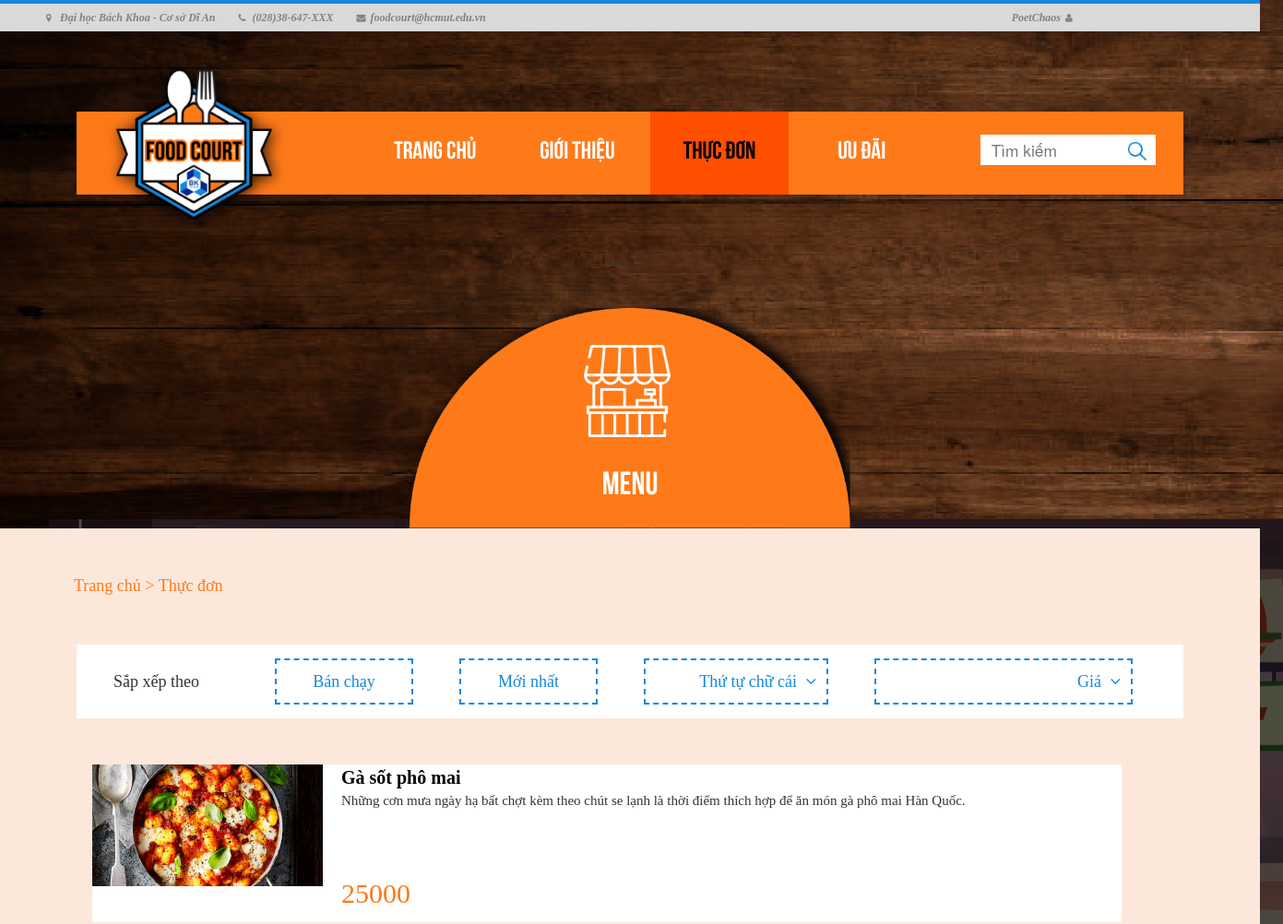
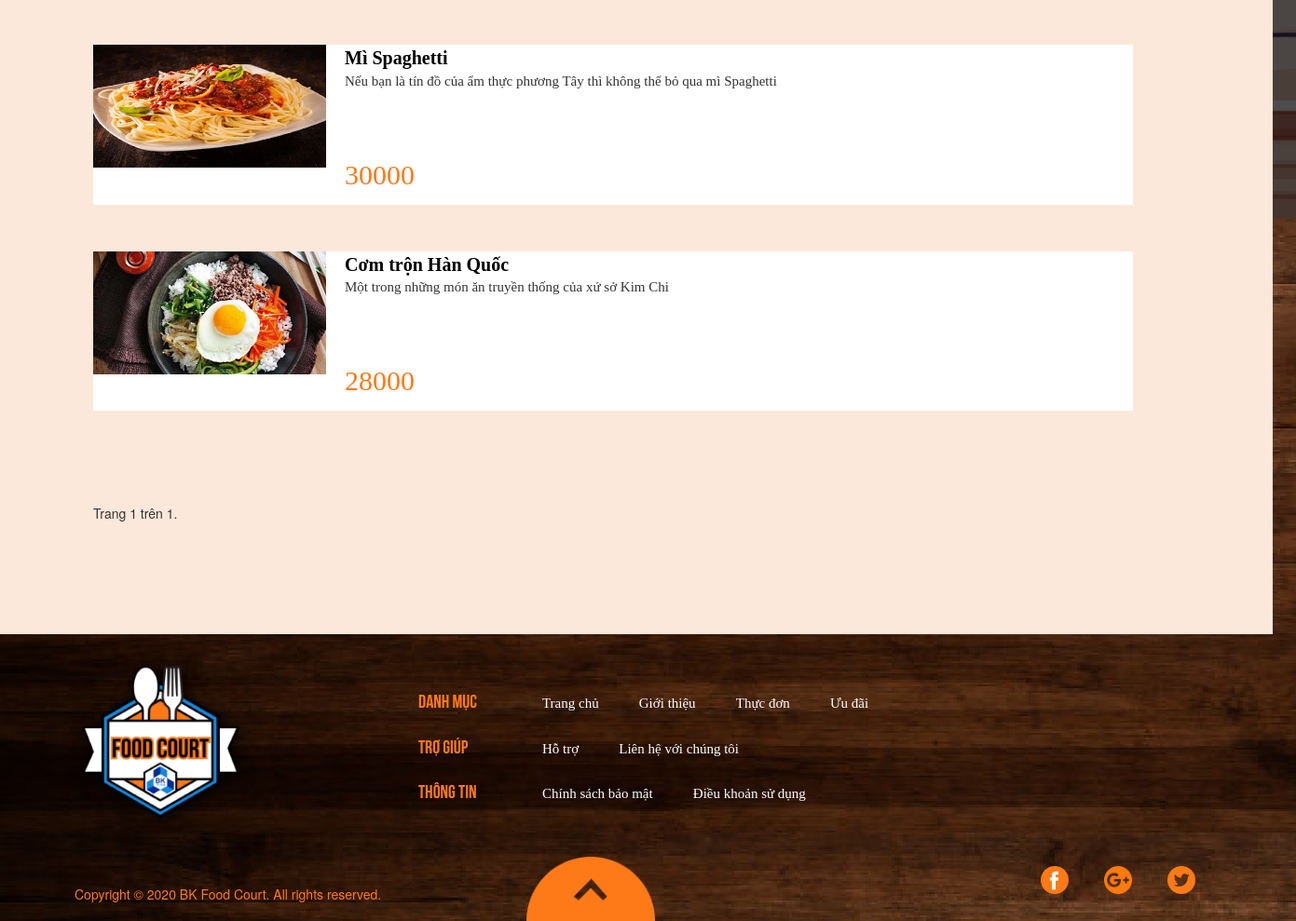
The app's page /search/ (signed in) with its own data (2 pictures, top to bottom).
### webapp/models.py (models this page shows, shortened)
class Item(models.Model):
    name = models.CharField(max_length=500)
    image = models.ImageField(default='default.png', upload_to='profile_pics')
    description = models.TextField(blank=True, max_length=300)
    price = models.DecimalField(max_digits=8, decimal_places=0)
    available = models.BooleanField(default=True)
    belongs_to_stall = models.ForeignKey(Menu, on_delete=models.CASCADE)

### webapp/views.py (the view)
# urls.py: path('search/', web_views.search, name='search'),
def search(request):
    query_list = Item.objects.all()
    query = request.GET.get('query')
    if query:
        query_list = query_list.filter(name__icontains=query)
    if len(query_list) == 0 or query == "":
        none = 'True'
    else:
        none = 'False'
    paginator = Paginator(query_list, 10)
    page_number = request.GET.get('page')
    page_obj = paginator.get_page(page_number)
    context = {
        'none' : none,
        'page_obj': page_obj
    }
    return render(request, 'webapp/search.html', context)

### webapp/templates/webapp/search.html (shortened to what this page needs)
{% load static %}
<!DOCTYPE html>
<html>
    <head>
        <link rel="stylesheet" type="text/css" href="{% static 'webapp/styles/menustall.css' %}">
        <link rel="stylesheet" href="{% static 'webapp/styles/bootstrap.min.css' %}">
        <link rel="stylesheet" href="{% static 'webapp/styles/font-awesome.min.css' %}">
        <link rel="stylesheet" href="https://unpkg.com/purecss@2.0.3/build/pure-min.css">
        <link rel="stylesheet" href="https://maxcdn.bootstrapcdn.com/bootstrap/3.4.1/css/bootstrap.min.css">
    </head>
    <body>
	 <div class="contact-imfo-box">
		<div class="container">
			<p class="lead">
				<i class="fa fa-map-marker"></i>Đại học Bách Khoa - Cơ sở Dĩ An
			</p>
			<p class="lead">
				<i class="fa fa-phone"></i>(028)38-647-XXX
			</p>
			<p class="lead">
				<i class="fa fa-envelope"></i>foodcourt@hcmut.edu.vn
			</p>
			{% if user.is_authenticated %}
			<div class="row account">
				<a id="acc" href="#">
					<p class="lead" onclick="showAccOptions()">{{ user.username }}</p>
				</a>
				<i class="fa fa-user"></i>
			</div>
			{% else %}
            <div class="row account">
				<a href="{% url 'login-page' %}">
					<p>ĐĂNG KÝ/ĐĂNG NHẬP</p>
				</a>
			</div>
			{% endif %}
        </div>
    </div>
        <header>
                <ul>
                    <li><a href="{% url 'home-page' %}">Trang chủ</a></li>
                    <li><a href="{% url 'about' %}">Giới thiệu</a></li>
                    <li><a href="{% url 'main-menu' %}" class="active">Thực đơn</a></li>
                    <li><a href="{% url 'preference' %}">Ưu đãi</a></li>
                </ul>
                <div class="search">
                    <form method="GET" action="">
                        <input type="text" name="query" placeholder="  Tìm kiếm">
                        <button submit><img src="{% static 'webapp/images/search.png' %}"/></button>
                    </form>
                </div>
                <div class="logo_area">
                    <a href="{% url 'home-page' %}"><img src="{% static 'webapp/images/logo.png' %}" alt=""/></a>
                </div>
        </header>
        <div style="position: relative;">
            <div class="stall_icon">
                <img src="{% static 'webapp/images/stall-icon.png' %}" width="100px"/>
            </div>
            <div class="stall_name">
                <a href="{{ stall.get_absolute_url }}">MENU</a>
            </div>
        </div>
        <section class="back_area">
            <div class="text_heading">
                <a href="#">Trang chủ</a><a href="{% url 'main-menu' %}"> > Thực đơn</a>
            </div>
            <div class="filter">
                <p id="sortby">Sắp xếp theo</p>
                <div class="row">
                    <button style="margin-left: 230px">Bán chạy</button>
                    <button>Mới nhất</button>
                    <button style="width: 200px; text-align: right">Thứ tự chữ cái
                        <i class="fa fa-angle-down"></i>
                    </button>
                    <button style="width: 280px; text-align: right;">Giá
                        <i class="fa fa-angle-down"></i>
                    </button>
                </div>
            </div>
            {% if none == 'True' %}
            <div style="text-align: center; margin: 80px">
                <h4> Không tìm thấy món ăn nào. Xin bạn vui lòng tìm kiếm với từ khóa khác </h4>
            </div>
            {% else %}
            {% for item in page_obj %}
            <div class="items">
                <div class="food-image"><img src="{{ item.image.url }}" style="width: 250px;height: 132px; text-align: center;"></div>
                <div class="infomation">
                    <a href="#" class="food-name">{{ item.name }}</a>
                    <div class="description">{{ item.description }}</div>
                    <div class="row">
                        <div class="food-price">{{ item.price }} </div>
                    </div>
                </div>
            </div>
            {% endfor %}
            {% endif %}
            <div class="pagination" style="margin: 50px;">
                <span class="step-links">
                    <div class="current">
                        Trang {{ page_obj.number }} trên {{ page_obj.paginator.num_pages }}.
                    </div>
                    <br>
                </span>
            </div>
        </section>
	<div class="footer-above">
		<div class="row">
			<div class="footer-logo">
				<a href="{% url 'home-page' %}"><img src="{% static 'webapp/images/logo.png' %}" alt=""></a>
			</div>
			<div class="row footer-side">
				<div class="catalogue-title">
					<ul>
						<li>DANH MỤC</li>
						<li>TRỢ GIÚP</li>
						<li>THÔNG TIN</li>
					</ul>
				</div>
				<div>
					<ul>
						<li class="catalogue">
							<ul>
								<li><a href="{% url 'home-page' %}">Trang chủ</a></li>
								<li><a href="{% url 'about' %}">Giới thiệu</a></li>
								<li><a href="{% url 'main-menu' %}">Thực đơn</a></li>
								<li><a href="{% url 'preference' %}">Ưu đãi</a></li>
							</ul>
						</li>
						<li class="catalogue">
							<ul>
								<li><a href="#">Hỗ trợ</a></li>
								<li><a href="#">Liên hệ với chúng tôi</a></li>
							</ul>
						</li>
						<li class="catalogue">
							<ul>
								<li><a href="#">Chính sách bảo mật</a></li>
								<li><a href="#">Điều khoản sử dụng</a></li>
							</ul>
						</li>
					</ul>
				</div>
			</div>
		</div>
	</div>
	<div class="footer-bottom">
		<div class="row">
			<div class="col-xl-4 copyright">
				Copyright © 2020 BK Food Court. All rights reserved.
			</div>
			<div class="col-xl-5">
				<div class="up-button">
					<a href="#"><img id="up-button-image" src="{% static 'webapp/images/Subtraction 3.png' %}"></a>
				</div>
			</div>
			<div class="col-xl-3">
				<ul class="list-inline f-social">
					<li class="list-inline-item"><a href="#"><img src="{% static 'webapp/images/facebook (2).png' %}"></a></li>
					<li class="list-inline-item"><a href="#"><img src="{% static 'webapp/images/google-plus.png' %}"></a></li>
					<li class="list-inline-item"><a href="#"><img src="{% static 'webapp/images/twitter.png' %}"></a></li>
				</ul>
			</div>
		</div>
    </div>
    </body>
</html>

### webapp/static/webapp/styles/menustall.css (style rules this page uses)
.contact-imfo-box .container { display: flex; padding: 10px; margin-left: 15px; position: relative; }
.account { position: absolute; right: 0px; }
.contact-imfo-box { background: #D9D9D9; }
.contact-imfo-box i { display: block; float: left; width: 10px; height: 10px; line-height: 10px; text-align: left; color: #828282; font-size: 10px; -webkit-border-radius: 50%; -moz-border-radius: 50%; -ms-border-radius: 50%; border-radius: 50%; margin-right: 5px; margin-left: 5px; }
.contact-imfo-box p { margin: 0px 0px 0px 20px; color: #828282; text-align: left; line-height: 10px; font-weight: 600; font-size: 12px; font-family: "SegoeUI_Regular"; font-style: italic; }
.lead { font-size: 18px; line-height: 30px; color: #767676; margin: 0px; padding: 0; }
.acc-options ul li a { color: #000; }
.logo_area { position: absolute; width: 219px; height: 219px; left: 20px; top: -70px; }
html { width: 1366px; }
body { margin: 0; padding: 0; font-family: 'SegoeUI_Regular'; background: url('../images/background.png'); }
.stall_icon { position: absolute; top: 50px; left: 630px; }
.stall_name { position: relative; text-align: center; font-family: 'Bebas_Bold'; top: -60px; font-size: 35px; }
.stall_name a { text-decoration: none; color: #fff; display: block; }
header { position: relative; max-width: 1200px; margin: 0 auto; top: 87px; background: #FE7A19; box-shadow: 0 2px 5px rgba(0, 0, 0, .2); }
header ul { font-family: 'Bebas_Bold'; font-size: 20pt; list-style-type: none; text-align: center; }
header ul li { color: #fff; display: inline-table; width: 150px; height: 90px; line-height: 90px; }
header ul li a { color: #fff; text-decoration: none; display: block; }
header .active, header ul li a:hover { background: #ff4f00; color: #000; text-decoration: none; }
header .search { position: relative; float: right; top: -90px; }
header input[type=text] { border: none; font-size: 13pt; position: absolute; right: 70px; top: 15px; width: 150px; height: 33px; }
header .search button { float: right; border: none; background: #fff; right: 0px; top: 15px; position: absolute; margin-right: 30px; cursor: pointer; width: 40px; height: 33px; }
.back_area { top: 160px; position: relative; padding: 50px 50px; margin-top: -200px; margin-bottom: 160px; background: #FCE8DA; }
.text_heading { margin-left: 30px; font-size: 18px; font-family: 'SegoeUI_Semibold'; color: #FE7A19; }
.text_heading a { color: #FE7A19; text-decoration: none; }
.filter { position: relative; max-width: 1200px; height: 80px; margin: 0 auto; background: #fff; line-height: 80px; }
#sortby { margin-top: 50px; padding-left: 40px; font-size: 18px; font-family: 'SegoeUI_Semibold'; }
.filter button { border: 1.5pt dashed; border-color: #1488DB; margin-top: -75px; margin-left: 50px; background: #fff; text-align: center; width: 150px; height: 50px; line-height: 40px; cursor: pointer; font-size: 18px; color: #1488DB; font-family: 'SegoeUI_Regular'; }
.filter .fa { margin-left: 5px; margin-right: 5px; }
.items { margin: 50px 100px 50px 50px; display: flex; background-color: #FFFFFF; }
.food-image { text-align: center; }
.infomation { width: 100%; }
.description { height: 100px; font-size: 15px; padding-left: 20px; padding-right: 20px; font-family: 'SegoeUI_Semibold'; }
.food-name { font-size: 20px; font-weight: 800; padding-left: 20px; padding-right: 20px; color: #000; font-family: 'SegoeUI_Bold'; }
.food-price { margin-top: -10px; padding-bottom: 10px; padding-left: 35px; color: #FE7A19; font-size: 30px; font-family: 'SegoeUI_Bold'; }
.infomation .row, .up-button { position: relative; }
.pagination { display: inline-block; }
.footer-logo { padding: 10px 80px; }
.list-inline-item a img { width: 30px; left: 0%; bottom: 0%; margin-left: 20px; }
.row div ul, .catalogue-title ul li { list-style-type: none; padding: 10px 50px; font-family: "Bebas_Bold"; font-size: 20px; color: #FE7A19; }
.catalogue li { display: inline; padding: 20px; font-family: "SegoeUI_Regular"; font-size: 15px; color: #FFFFFF; }
.catalogue { margin-left: -150px; }
.catalogue li a { color: #FFFFFF; }
.footer-side { margin-top: 40px; }
.copyright { color: #FE7A19; position: relative; left: 80px; bottom: 0%; padding-top: 30px; }
#up-button-image { display: block; position: absolute; left: 100px; width: 25%; }

### records on screen
Item: image (picture), name "Gà sốt phô mai", description "Những cơn mưa ngày hạ bất chợt kèm theo chút se lạnh là thời điểm thích hợp để ăn món gà phô mai Hàn Quốc.", price "25000"
Item: image (picture), name "Mì Spaghetti", description "Nếu bạn là tín đồ của ẩm thực phương Tây thì không thể bỏ qua mì Spaghetti", price "30000"
Item: image (picture), name "Cơm trộn Hàn Quốc", description "Một trong những món ăn truyền thống của xứ sở Kim Chi", price "28000"

### other values on screen
{{ user.username }} "PoetChaos"
{{ page_obj.number }} "1"
{{ page_obj.paginator.num_pages }} "1"
